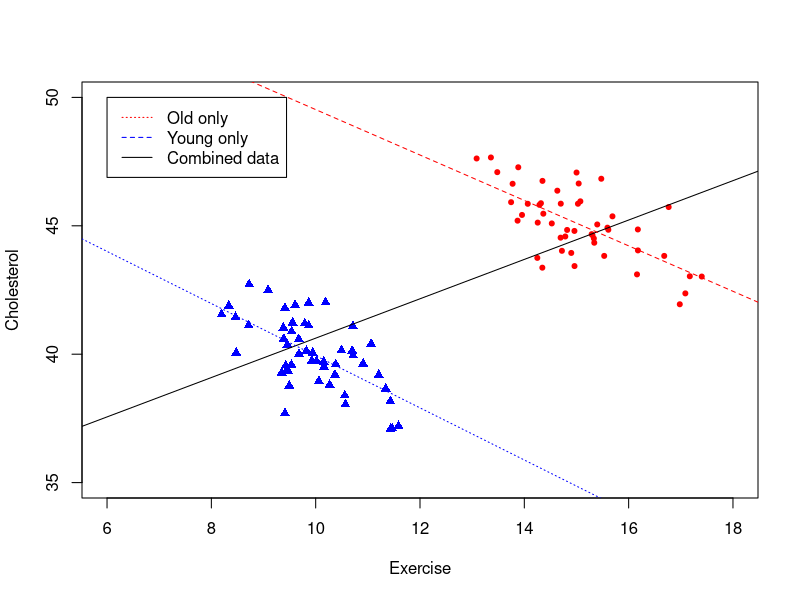
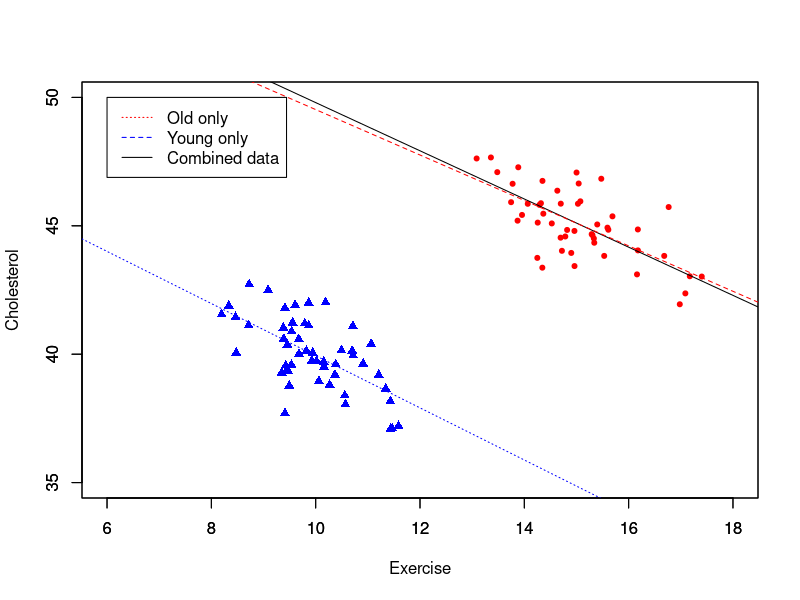
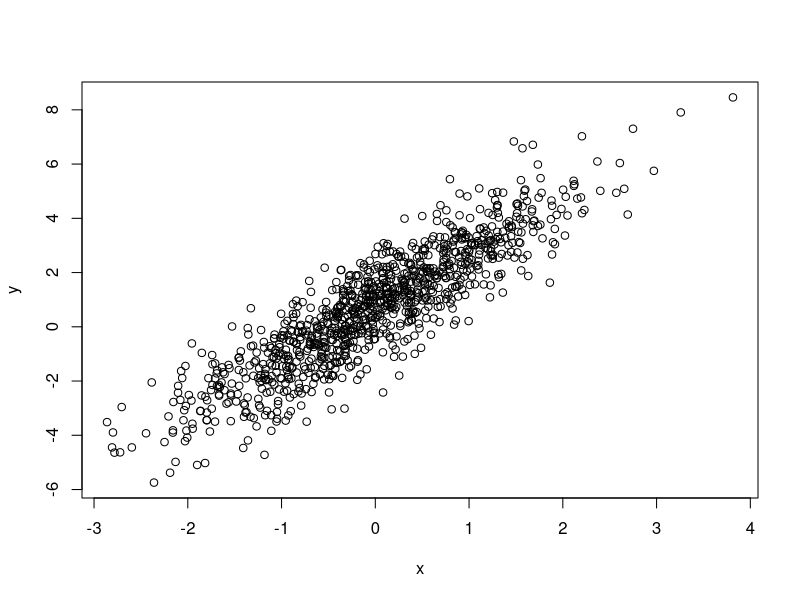
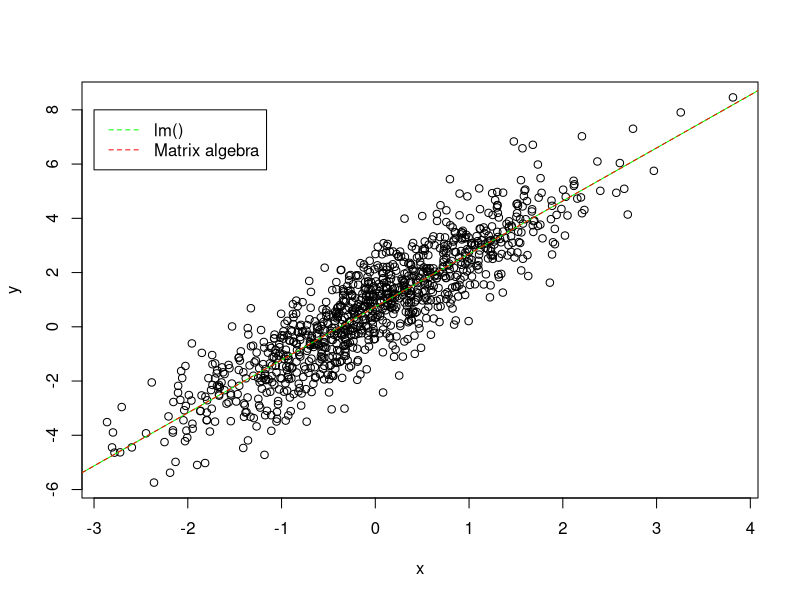
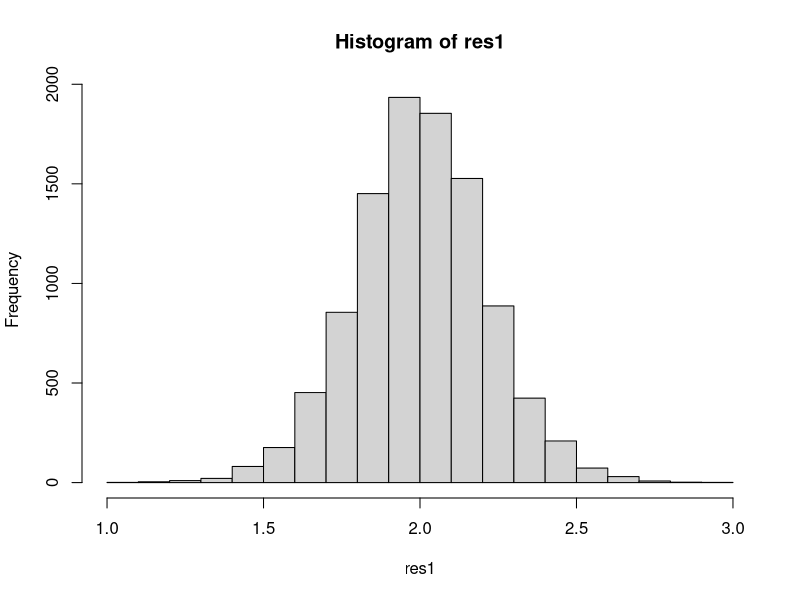
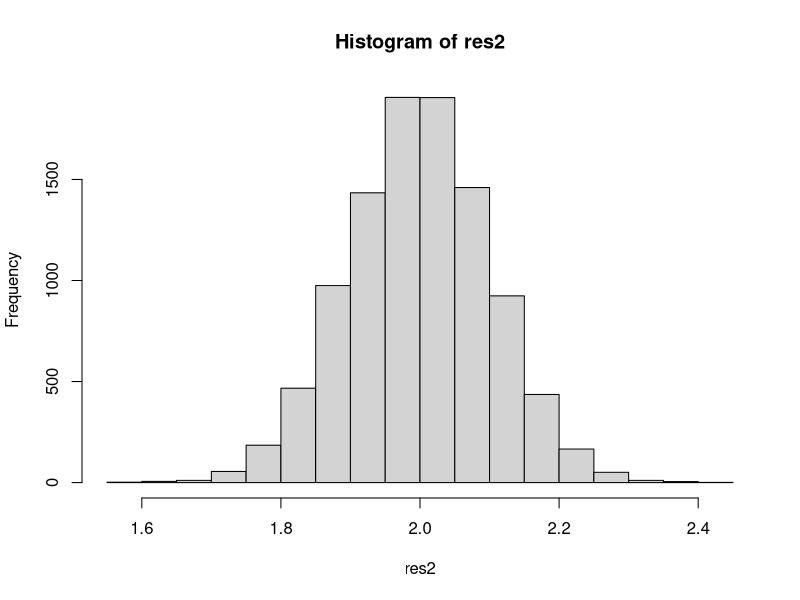
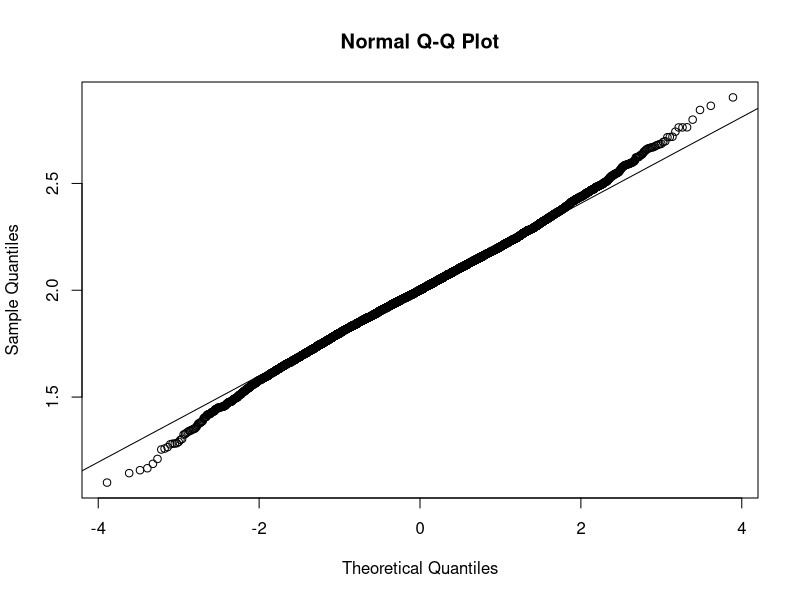
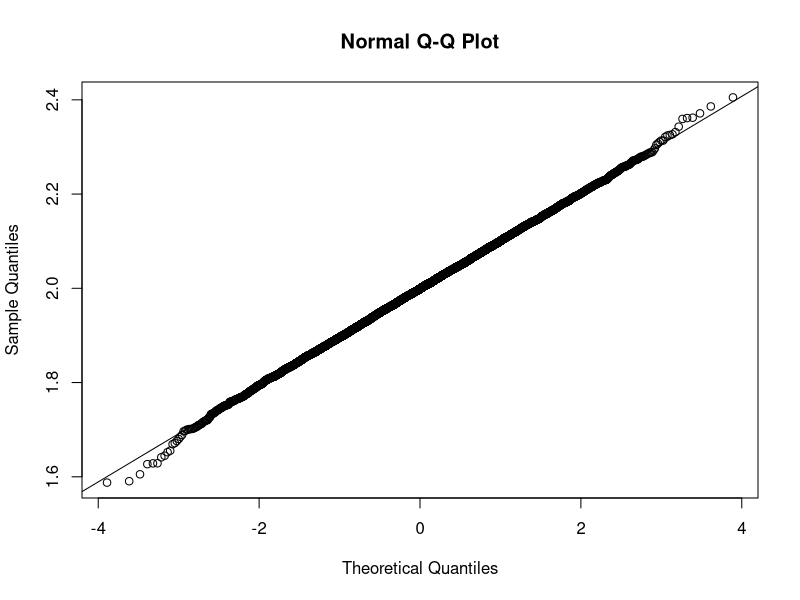

Recreate these plots in R, in order.
## ---- chunk 1
knitr::opts_chunk$set(echo = TRUE)
## ---- chunk 2
library(Matrix) # Matrix operations
library(MASS) # For Moore-Penrose pseudo-inverse ginv()
A = matrix(c(1,1,2,2),nrow=2)
B = matrix(c(1,1,2,2,1,2),nrow=3)
C = matrix(c(1,1,2,0),nrow=2)
D = matrix(c(1,2,3,2,0,2),nrow=3)
rankMatrix(A)
rankMatrix(B)
rankMatrix(C)
rankMatrix(D)
## ---- chunk 3
df = read.csv("exercise_and_cholesterol.csv")
old_df = df[df$Age=="Old",]
young_df = df[df$Age=="Young",]

attach(df)
plot(Cholesterol ~ Exercise,col=ifelse(Age=="Old","red","blue"),
     pch=ifelse(Age=="Old",20,17),ylim=c(35,50),xlim=c(6,18))

all_model = lm(Cholesterol ~ Exercise, data=df)
young_model = lm(Cholesterol ~ Exercise, data=young_df)
old_model = lm(Cholesterol ~ Exercise, data=old_df)
abline(all_model$coefficients[1],all_model$coefficients[2], lty="solid")
abline(young_model$coefficients[1],young_model$coefficients[2], lty="dotted",col="blue")
abline(old_model$coefficients[1],old_model$coefficients[2], lty="dashed",col="red")
legend(6, 50, legend=c("Old only", "Young only","Combined data"),
       col=c("red", "blue","black"), lty=c("dotted","dashed","solid"), cex=1)
## ---- chunk 4
plot(young_df$Cholesterol ~ young_df$Exercise,col="blue",pch=17,ylim=c(35,50),xlim=c(6,18),xlab="",ylab="")
par(new=TRUE)
plot(old_df$Cholesterol ~ old_df$Exercise,col="red",pch=20,ylim=c(35,50),xlim=c(6,18),xlab="Exercise",ylab="Cholesterol")

all_model = lm(Cholesterol ~ Exercise + Age, data=df)
young_model = lm(Cholesterol ~ Exercise, data=young_df)
old_model = lm(Cholesterol ~ Exercise, data=old_df)
abline(all_model$coefficients[1],all_model$coefficients[2], lty="solid")
abline(young_model$coefficients[1],young_model$coefficients[2], lty="dotted",col="blue")
abline(old_model$coefficients[1],old_model$coefficients[2], lty="dashed",col="red")
legend(6, 50, legend=c("Old only", "Young only","Combined data"),
       col=c("red", "blue","black"), lty=c("dotted","dashed","solid"), cex=1)

## ---- chunk 5
set.seed(37)
# Data generation
x = rnorm(1000) # Sample 1000 points from N(0, 1)
e = rnorm(1000)
y = 0.7 + 2*x + e
plot(y ~ x)
## ---- chunk 6
# Use lm()
model = lm(y ~ x)
summary(model)
# y = 0.734 + 1.954 * x
## ---- chunk 7
# Use matrix algebra
X = cbind(rep(1,1000),x) # Add bias(constant for intercept) to data matrix
Y = y
beta_h = ginv(t(X)%*%X)%*%t(X)%*%Y
beta_h # \beta0 = 0.734, \beta1 = 1.954

plot(y ~ x)
abline(model$coefficients[1],model$coefficients[2],col="green")
abline(beta_h[1],beta_h[2],col="red",lty="dashed")
legend(-3,8,legend=c("lm()", "Matrix algebra"),col=c("green","red"),lty=c("dashed","dashed"))
## ---- chunk 8
X = cbind(rep(1,1000), x)
Y = y
# Objective function
fun = function(beta) {
  sum((Y - X%*%beta)^2)
}
# Start optimization with random initialization
optim(runif(2),fun) # \beta0 = 0.734, \beta1 = 1.954
## ---- chunk 9
beta1 = cov(x,y)/var(x)
beta0 = mean(y) - beta1*mean(x)
beta0 # 0.734
beta1 # 1.954
## ---- chunk 10
set.seed(37)
S = 10000
single_loop = function(N) {
  x = rnorm(N)
  e = rnorm(N)
  Y = 0.7 + 2*x + e
  X = cbind(rep(1,N),x)
  beta_h = ginv(t(X)%*%X)%*%t(X)%*%Y
  beta1 = beta_h[2]
}
vec_loop = Vectorize(single_loop)


res1 = vec_loop(rep(25,S))
hist(res1)
res2 = vec_loop(rep(100,S))
hist(res2)
mean(res1) # 2.002271
mean(res2) # 1.998513
var(res1) # 0.04465469
var(res2) # 0.01046778
t.test(res1, res2, alternative = "two.sided", var.equal = FALSE) # p-value = 0.1095

# Test normality
library(nortest)
#Anderson-Darling normality test
ad.test(res1) # p-value = 2.064e-08
qqnorm(res1)
qqline(res1)

ad.test(res1) # p-value = 2.064e-08
qqnorm(res2)
qqline(res2)
## ---- chunk 11
set.seed(37)
S = 10000
single_loop = function(N) {
  x = rnorm(N)
  e = runif(N)
  Y = 0.7 + 2*x + e
  X = cbind(rep(1,N),x)
  beta_h = ginv(t(X)%*%X)%*%t(X)%*%Y
  beta1 = beta_h[2]
}
vec_loop = Vectorize(single_loop)

res1 = vec_loop(rep(25,S))
hist(res1)
res2 = vec_loop(rep(100,S))
hist(res2)
mean(res1) # 1.999372
mean(res2) # 2.000016
var(res1) # 0.003772373
var(res2) # 0.0008630136
t.test(res1, res2, alternative = "two.sided", var.equal = FALSE) # p-value = 0.3446

#Anderson-Darling normality test
ad.test(res1) # p-value = 0.4207
qqnorm(res1)
qqline(res1)

ad.test(res1) # p-value = 0.4207
qqnorm(res2)
qqline(res2)
## ---- chunk 12
set.seed(37)
S = 10000
single_loop = function(N) {
  x = rnorm(N)
  e = rcauchy(N)
  Y = 0.7 + 2*x + e
  X = cbind(rep(1,N),x)
  beta_h = ginv(t(X)%*%X)%*%t(X)%*%Y
  beta1 = beta_h[2]
}
vec_loop = Vectorize(single_loop)

res1 = vec_loop(rep(25,S))
hist(res1)
res2 = vec_loop(rep(100,S))
hist(res2)
mean(res1) # 1.907382x
mean(res2) # -1.599096
var(res1) # 3427.213
var(res2) # 29851.75
t.test(res1, res2, alternative = "two.sided", var.equal = FALSE) # p-value = 0.05461

#Anderson-Darling normality test
ad.test(res1) # p-value = 2.2e-16
qqnorm(res1)
qqline(res1)

ad.test(res1) # p-value = 2.2e-16
qqnorm(res2)
qqline(res2)
## ---- chunk 13
library(numDeriv)

func1 = function(r, x0=10000,p=250, n=60) {
  # Iteration method to calculate xn
  x = x0
  for(i in 1:n) {
    x = x*(1+r) - p
  }
  res = x
}

func2 = function(r, x0=10000,p=250, n=60) {
  # Close form of xn
  xn = x0*(1+r)^n + p*(1-(1+r)^n)/r
}
## ---- chunk 14

bisection_method = function(f,left,right,tol=1e-10,n=1000) {
  if(sign(f(left))==sign(f(right))) {
    print("Bad Initial Points!")
    stop()
  }
  
  history = right
  for (i in 1:n) {
    mid = (left+right)/2
    if (f(mid)==0) {
      history = c(history,mid)
      res = list('optim r' = mid, 'iterations' = i,'history'=history)
      return(res)
    } else if (sign(f(mid))==sign(f(right))) {
      right = mid
      history = c(history,right)
    } else {
      left = mid
      history = c(history,left)
    }
    
    if(abs(left-right) < tol) {
      res = list('optim r' = mid, 'iterations' = i,'history'=history)
      return(res)
    }
  }
  print("Maximum number of iteration reached")
  res = list('optim r' = mid, 'iterations' = i,'history'=history)
  return(res)
}

newton_method = function(f, r0, tol=1e-8,n=1000) {
  history = r0
  for(i in 1:n) {
    deriv = genD(func = f, x = r0)$D
    r1 = r0 - f(r0)/deriv[1]
    history = c(history,r1)
    if(abs(r1-r0) < tol) {
      res = list('optim r' = r1, 'iterations' = i,'history'=history)
      return(res)
    }
    r0 = r1
  }
  print("Maximum number of iteration reached")
  res = list('optim r' = r1, 'iterations' = i,'history'=history)
  return(res)
}

sol1 = newton_method(func2, 0.1)
sol2 = newton_method(func2, 0.2)
sol3 = bisection_method(func2, 0.01, 0.1)
sol4 = bisection_method(func2, 0.01, 0.2)
c(sol1$`optim r`, sol2$`optim r`, sol3$`optim r`, sol4$`optim r`)
## ---- chunk 15

plot(1:length(sol2$history),sol2$history,type="b",pch=20,col="blue",ylim=c(0.01,0.2),xlab="iterations",ylab="r")
abline(sol1$`optim r`,0,col="red")
lines(1:length(sol1$history),sol1$history,type="b",pch=20,col="red")
lines(1:length(sol4$history),sol4$history,type="b",pch=20,col="purple")
lines(1:length(sol3$history),sol3$history,type="b",pch=20,col="orange")

## ---- chunk 16
set.seed(37)

invSampling = function(N) {
  # Returns a vector of N elements sampled by inversion.
  return(runif(N)^(1/3))
}

hist(invSampling(10^6))
## ---- chunk 17
set.seed(37)

revenue = function(x,y) {
  return(y*(log(x)+1)-y^2*sqrt(1-x^4))
}

X = invSampling(1000000)
expectedReturn = function(y) {
  # Compute expected return given y
  N = 1000000
  #X = invSampling(N)
  Y = rep(y,N)
  
  # Take mean of 10^6 sampled return to approximate expectation
  res = sum(mapply(revenue, X, Y))/N
}
## ---- chunk 18
# take y from 0 to 1 with step 0.01
y = seq(0,1,0.01)
#returns = sapply(y,expectedReturn)
## ---- chunk 19
#plot(returns ~ y, type="l")
#abline(0,0)
## ---- chunk 20
newton_optim = function(f, x0, tol=1e-10, n=1000, maximize=FALSE) {
  if(maximize) {
    f = function(x) {-1*f(x)}
  }
  history = x0
  
  for(i in 1:n) {
    deriv = genD(func=f, x=x0)$D
    x1 = x0 - deriv[1]/deriv[2]
    history = c(history, x1)
    if(abs(x1 - x0) < tol) {
      return(list(`optim x`=x1, `iterations`=i, `history`=history))
    }
    # Continue iteration
    x0 = x1
  }
  print("Maximum number of iteration reached")
  return(list(`optim x`=x1, `iterations`=i, `history`=history))
}

# optimize(function(y){-1*expectedReturn(y)},c(0,1))
# 0.4637619
# newton_optim(expectedReturn, 0)
# 0.4637619
